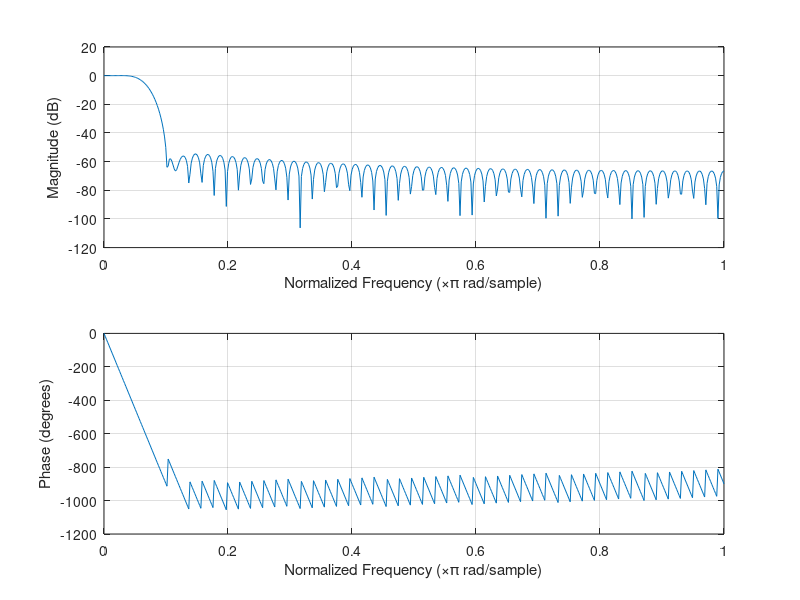

Reproduce this figure in MATLAB.
clear all;
close all;

N = 100;
cutoff = 0.068;
b = fir1(N, cutoff);
freqz(b, 1);

b_short = int16(b * 32767);

fid = fopen('record.h', 'w');
fprintf(fid, '#ifndef RECORD_H\n');
fprintf(fid, '#define RECORD_H\n\n');
fprintf(fid, '#define N %d\n\n', N);
fprintf(fid, 'short h[N+1] = {\n');
fprintf(fid, '%d, ', b_short(1:end-1));
fprintf(fid, '%d\n};\n\n', b_short(end));
fprintf(fid, '#endif\n');
fclose(fid);
